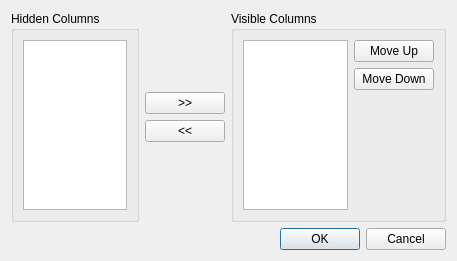
<?xml version="1.0" encoding="UTF-8"?>
<ui version="4.0">
 <class>UnivTableSettingsDialog</class>
 <widget class="QDialog" name="UnivTableSettingsDialog">
  <property name="geometry">
   <rect>
    <x>0</x>
    <y>0</y>
    <width>457</width>
    <height>261</height>
   </rect>
  </property>
  <property name="windowTitle">
   <string>Table Settings</string>
  </property>
  <layout class="QVBoxLayout" name="verticalLayout_3">
   <item>
    <layout class="QHBoxLayout" name="horizontalLayout">
     <item>
      <widget class="QGroupBox" name="groupBox">
       <property name="title">
        <string>Hidden Columns</string>
       </property>
       <layout class="QVBoxLayout" name="verticalLayout_4">
        <item>
         <widget class="QListWidget" name="listWidgetHiddenColumns">
          <property name="selectionMode">
           <enum>QAbstractItemView::ExtendedSelection</enum>
          </property>
         </widget>
        </item>
       </layout>
      </widget>
     </item>
     <item>
      <layout class="QVBoxLayout" name="verticalLayout">
       <item>
        <spacer name="verticalSpacer_2">
         <property name="orientation">
          <enum>Qt::Vertical</enum>
         </property>
         <property name="sizeHint" stdset="0">
          <size>
           <width>20</width>
           <height>40</height>
          </size>
         </property>
        </spacer>
       </item>
       <item>
        <widget class="QPushButton" name="pushButtonMakeVisible">
         <property name="text">
          <string>&gt;&gt;</string>
         </property>
        </widget>
       </item>
       <item>
        <widget class="QPushButton" name="pushButtonMakeHidden">
         <property name="text">
          <string>&lt;&lt;</string>
         </property>
        </widget>
       </item>
       <item>
        <spacer name="verticalSpacer">
         <property name="orientation">
          <enum>Qt::Vertical</enum>
         </property>
         <property name="sizeHint" stdset="0">
          <size>
           <width>20</width>
           <height>40</height>
          </size>
         </property>
        </spacer>
       </item>
      </layout>
     </item>
     <item>
      <widget class="QGroupBox" name="groupBox_2">
       <property name="title">
        <string>Visible Columns</string>
       </property>
       <layout class="QHBoxLayout" name="horizontalLayout_2">
        <item>
         <widget class="QListWidget" name="listWidgetVisibleColumns">
          <property name="selectionMode">
           <enum>QAbstractItemView::ExtendedSelection</enum>
          </property>
         </widget>
        </item>
        <item>
         <layout class="QVBoxLayout" name="verticalLayout_2">
          <item>
           <widget class="QPushButton" name="pushButtonMoveUp">
            <property name="text">
             <string>Move Up</string>
            </property>
           </widget>
          </item>
          <item>
           <widget class="QPushButton" name="pushButtonMoveDown">
            <property name="text">
             <string>Move Down</string>
            </property>
           </widget>
          </item>
          <item>
           <spacer name="verticalSpacer_3">
            <property name="orientation">
             <enum>Qt::Vertical</enum>
            </property>
            <property name="sizeHint" stdset="0">
             <size>
              <width>20</width>
              <height>40</height>
             </size>
            </property>
           </spacer>
          </item>
         </layout>
        </item>
       </layout>
      </widget>
     </item>
    </layout>
   </item>
   <item>
    <widget class="QDialogButtonBox" name="buttonBox">
     <property name="orientation">
      <enum>Qt::Horizontal</enum>
     </property>
     <property name="standardButtons">
      <set>QDialogButtonBox::Cancel|QDialogButtonBox::Ok</set>
     </property>
    </widget>
   </item>
  </layout>
 </widget>
 <resources/>
 <connections>
  <connection>
   <sender>buttonBox</sender>
   <signal>accepted()</signal>
   <receiver>UnivTableSettingsDialog</receiver>
   <slot>accept()</slot>
   <hints>
    <hint type="sourcelabel">
     <x>248</x>
     <y>254</y>
    </hint>
    <hint type="destinationlabel">
     <x>157</x>
     <y>274</y>
    </hint>
   </hints>
  </connection>
  <connection>
   <sender>buttonBox</sender>
   <signal>rejected()</signal>
   <receiver>UnivTableSettingsDialog</receiver>
   <slot>reject()</slot>
   <hints>
    <hint type="sourcelabel">
     <x>316</x>
     <y>260</y>
    </hint>
    <hint type="destinationlabel">
     <x>286</x>
     <y>274</y>
    </hint>
   </hints>
  </connection>
 </connections>
</ui>
